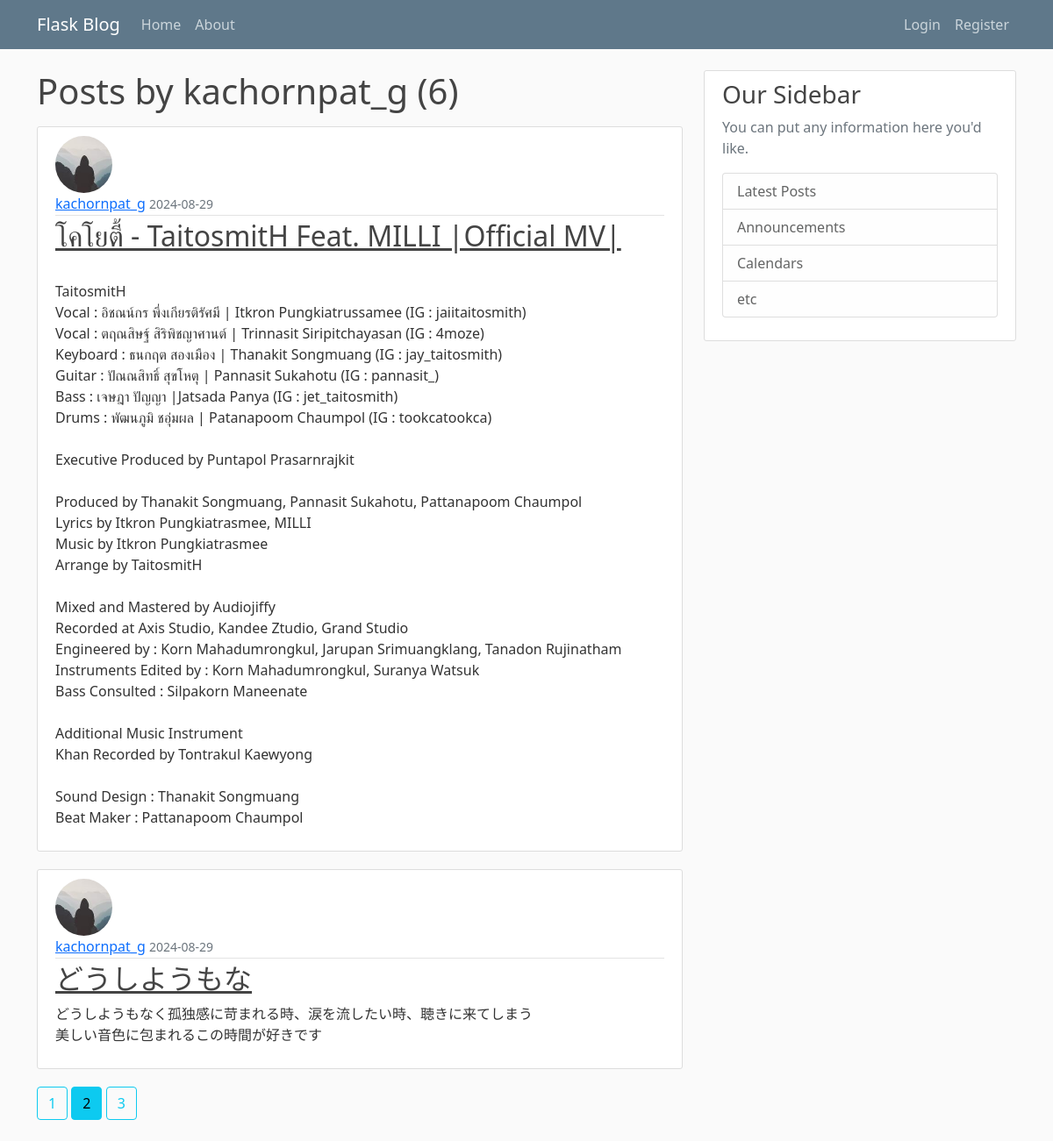
/user/kachornpat_g?page=2, run on the app's committed database.
### hello/models.py (models this page shows, shortened)
class User(db.Model, UserMixin):
    id = db.Column(db.Integer, primary_key=True)
    username = db.Column(db.String(20), unique=True, nullable=False)
    email = db.Column(db.String(120), unique=True, nullable=False)
    image_file = db.Column(db.String(20), nullable=False, default='default.jpg')
    password = db.Column(db.String(60), nullable=False)
    posts = db.relationship('Post', backref='author', lazy=True)

class Post(db.Model):
    id = db.Column(db.Integer, primary_key=True)
    title = db.Column(db.String(100), nullable=False)
    date_posted = db.Column(db.DateTime(), nullable=False, default=datetime.now())
    content = db.Column(db.Text, nullable=False)
    user_id = db.Column(db.Integer, db.ForeignKey('user.id'), nullable=False)

### hello/users/routes.py (the view)
@users.route("/user/<string:username>")
def user_posts(username):
    page = request.args.get('page', 1, type=int)
    user = User.query.filter_by(username=username).first_or_404()
    posts = Post.query.filter_by(author=user)\
        .order_by(Post.date_posted.desc())\
        .paginate(page=page, per_page=2)
    return render_template('user_posts.html', posts=posts, user=user)

### hello/templates/user_posts.html
{% extends "layout.html" %}
{% block content %}
    <h1 class="mb-3">Posts by {{ user.username }} ({{ posts.total }})</h1>
    {% for post in posts.items %}
        <article class="media content-section">
            <img class="rounded-circle article-img" src="{{ url_for('static', filename='profile_pics/' + post.author.image_file) }}" alt="">
            <div class="media-body">
                <div class="article-metadata">
                    <a class="mr-2" href="{{ url_for('users.user_posts', username=post.author.username)}}">{{ post.author.username }}</a>
                    <small class="text-muted">{{ post.date_posted.strftime('%Y-%m-%d') }}</small>
                </div>
                <h2><a class="article-title" href="{{ url_for('posts.post', post_id=post.id)}}">{{ post.title }}</a></h2>
                <p class="article-content">{{ post.content }}</p>
            </div>
        </article>
    {% endfor %}
    {% for page_num in posts.iter_pages(left_edge=1, right_edge=1, left_current=1, right_current=1) %}
        {% if page_num %}
            {% if posts.page == page_num %}
                <a class="btn btn-info mb-4" href="{{ url_for('users.user_posts', username=user.username, page=page_num) }}"> {{ page_num }}</a>
            {% else %}
                <a class="btn btn-outline-info mb-4" href="{{ url_for('users.user_posts', username=user.username, page=page_num) }}"> {{ page_num }}</a>
            {% endif %}
        {% else %}
            ...
        {% endif %}
    {% endfor %}
{% endblock content %}

### hello/static/main.css (style rules this page uses)
body { background: #fafafa; color: #333333; margin-top: 5rem; }
h1, h2, h3, h4, h5, h6 { color: #444444; }
.content-section { background: #ffffff; padding: 10px 20px; border: 1px solid #dddddd; border-radius: 3px; margin-bottom: 20px; }
.article-title { color: #444444; }
.article-content { white-space: pre-line; }
.article-img { height: 65px; width: 65px; margin-right: 16px; }
.article-metadata { padding-bottom: 1px; margin-bottom: 4px; border-bottom: 1px solid #e3e3e3 }

### data on the page
User: username "kachornpat_g"
Post: image_file (picture), author.username "kachornpat_g", date_posted "2024-08-29", title "โคโยตี้ - TaitosmitH Feat. MILLI |Official MV|", content "TaitosmitH Vocal : อิชณน์กร พึ่งเกียรติรัศมี | Itkron Pungkiatrussamee (IG : jaiitaitosmith) Vocal : ตฤณสิษฐ์ สิริพิชญาศานต์ | Trinnasit Siripitchayasan (IG : 4moze) Keyboard : ธนกฤต สองเมือง | Thanakit Songmuang (IG : jay_taitosmith) Guitar : ปัณณสิทธิ์ สุขโหตุ | Pannasit Sukahotu (IG : pannasit_) Bass : เจษฎา ปัญญา |Jatsada Panya (IG : jet_taitosmith) Drums : พัฒนภูมิ ชอุ่มผล | Patanapoom Chaumpol (IG : tookcatookca) Executive Produced by Puntapol Prasarnrajkit Produced by Thanakit Songmuang, Pannasit Sukahotu, Pattanapoom Chaumpol Lyrics by Itkron Pungkiatrasmee, MILLI Music by Itkron Pungkiatrasmee Arrange by TaitosmitH Mixed and Mastered by Audiojiffy Recorded at Axis Studio, Kandee…"
Post: image_file (picture), author.username "kachornpat_g", date_posted "2024-08-29", title "どうしようもな", content "どうしようもなく孤独感に苛まれる時、涙を流したい時、聴きに来てしまう 美しい音色に包まれるこの時間が好きです"

### other printed values
{{ posts.total }} "6"
{{ page_num }} "1" "3"
{{ page_num }} "2"
